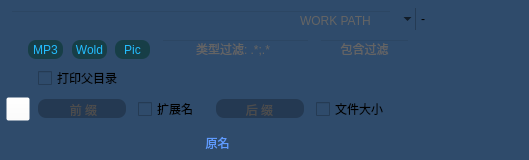
     <widget class="QWidget" name="tab_2">
      <property name="acceptDrops">
       <bool>false</bool>
      </property>
      <property name="layoutDirection">
       <enum>Qt::LeftToRight</enum>
      </property>
      <property name="autoFillBackground">
       <bool>false</bool>
      </property>
      <property name="styleSheet">
       <string notr="true">background-color: rgb(47, 75, 107);</string>
      </property>
      <attribute name="title">
       <string>复制文件名</string>
      </attribute>
      <widget class="QLineEdit" name="lineEdit_2">
       <property name="geometry">
        <rect>
         <x>10</x>
         <y>10</y>
         <width>382</width>
         <height>21</height>
        </rect>
       </property>
       <property name="styleSheet">
        <string notr="true">gridline-color: rgb(38, 55, 80);
background-color: rgba(0, 0, 0, 0);</string>
       </property>
       <property name="frame">
        <bool>true</bool>
       </property>
      </widget>
      <widget class="QLabel" name="label_2">
       <property name="enabled">
        <bool>false</bool>
       </property>
       <property name="geometry">
        <rect>
         <x>300</x>
         <y>10</y>
         <width>81</width>
         <height>21</height>
        </rect>
       </property>
       <property name="autoFillBackground">
        <bool>false</bool>
       </property>
       <property name="styleSheet">
        <string notr="true">color: rgb(100, 100, 100);</string>
       </property>
       <property name="text">
        <string>WORK PATH</string>
       </property>
      </widget>
      <widget class="QLineEdit" name="copy_suffix_le">
       <property name="geometry">
        <rect>
         <x>216</x>
         <y>99</y>
         <width>88</width>
         <height>19</height>
        </rect>
       </property>
       <property name="styleSheet">
        <string notr="true">QLineEdit{border:none;background-color: rgba(0, 0, 0, 60);border-radius:8px;}</string>
       </property>
       <property name="alignment">
        <set>Qt::AlignCenter</set>
       </property>
      </widget>
      <widget class="QLineEdit" name="copy_prefix_le">
       <property name="geometry">
        <rect>
         <x>38</x>
         <y>99</y>
         <width>88</width>
         <height>19</height>
        </rect>
       </property>
       <property name="styleSheet">
        <string notr="true">QLineEdit{border:none;background-color: rgba(0, 0, 0, 60);border-radius:8px;}</string>
       </property>
       <property name="alignment">
        <set>Qt::AlignCenter</set>
       </property>
      </widget>
      <widget class="QCheckBox" name="copy_extName_chk">
       <property name="enabled">
        <bool>true</bool>
       </property>
       <property name="geometry">
        <rect>
         <x>138</x>
         <y>101</y>
         <width>73</width>
         <height>16</height>
        </rect>
       </property>
       <property name="sizePolicy">
        <sizepolicy hsizetype="Minimum" vsizetype="Fixed">
         <horstretch>0</horstretch>
         <verstretch>0</verstretch>
        </sizepolicy>
       </property>
       <property name="font">
        <font>
         <weight>50</weight>
         <bold>false</bold>
        </font>
       </property>
       <property name="toolTip">
        <string/>
       </property>
       <property name="toolTipDuration">
        <number>-1</number>
       </property>
       <property name="statusTip">
        <string/>
       </property>
       <property name="accessibleName">
        <string/>
       </property>
       <property name="accessibleDescription">
        <string/>
       </property>
       <property name="layoutDirection">
        <enum>Qt::LeftToRight</enum>
       </property>
       <property name="autoFillBackground">
        <bool>false</bool>
       </property>
       <property name="text">
        <string>扩展名</string>
       </property>
       <property name="iconSize">
        <size>
         <width>18</width>
         <height>18</height>
        </size>
       </property>
       <property name="checkable">
        <bool>true</bool>
       </property>
       <property name="checked">
        <bool>false</bool>
       </property>
       <property name="autoRepeat">
        <bool>true</bool>
       </property>
       <property name="tristate">
        <bool>false</bool>
       </property>
      </widget>
      <widget class="QCheckBox" name="copy_parentName_chk">
       <property name="enabled">
        <bool>true</bool>
       </property>
       <property name="geometry">
        <rect>
         <x>38</x>
         <y>70</y>
         <width>105</width>
         <height>16</height>
        </rect>
       </property>
       <property name="sizePolicy">
        <sizepolicy hsizetype="Minimum" vsizetype="Fixed">
         <horstretch>0</horstretch>
         <verstretch>0</verstretch>
        </sizepolicy>
       </property>
       <property name="font">
        <font>
         <weight>50</weight>
         <bold>false</bold>
        </font>
       </property>
       <property name="toolTip">
        <string/>
       </property>
       <property name="toolTipDuration">
        <number>-1</number>
       </property>
       <property name="statusTip">
        <string/>
       </property>
       <property name="accessibleName">
        <string/>
       </property>
       <property name="accessibleDescription">
        <string/>
       </property>
       <property name="layoutDirection">
        <enum>Qt::LeftToRight</enum>
       </property>
       <property name="autoFillBackground">
        <bool>false</bool>
       </property>
       <property name="text">
        <string>打印父目录</string>
       </property>
       <property name="iconSize">
        <size>
         <width>18</width>
         <height>18</height>
        </size>
       </property>
       <property name="checkable">
        <bool>true</bool>
       </property>
       <property name="checked">
        <bool>false</bool>
       </property>
       <property name="autoRepeat">
        <bool>true</bool>
       </property>
       <property name="tristate">
        <bool>false</bool>
       </property>
      </widget>
      <widget class="QLabel" name="prefix_lbl_2">
       <property name="enabled">
        <bool>false</bool>
       </property>
       <property name="geometry">
        <rect>
         <x>56</x>
         <y>100</y>
         <width>55</width>
         <height>19</height>
        </rect>
       </property>
       <property name="autoFillBackground">
        <bool>false</bool>
       </property>
       <property name="styleSheet">
        <string notr="true">color: rgb(100, 100, 100);
background-color:none;</string>
       </property>
       <property name="text">
        <string>前 缀</string>
       </property>
       <property name="alignment">
        <set>Qt::AlignCenter</set>
       </property>
      </widget>
      <widget class="QLabel" name="suffix_lbl_2">
       <property name="enabled">
        <bool>false</bool>
       </property>
       <property name="geometry">
        <rect>
         <x>232</x>
         <y>100</y>
         <width>55</width>
         <height>19</height>
        </rect>
       </property>
       <property name="autoFillBackground">
        <bool>false</bool>
       </property>
       <property name="styleSheet">
        <string notr="true">color: rgb(100, 100, 100);
background-color:none;</string>
       </property>
       <property name="text">
        <string>后 缀</string>
       </property>
       <property name="alignment">
        <set>Qt::AlignCenter</set>
       </property>
      </widget>
      <widget class="QCheckBox" name="copy_size_chk">
       <property name="enabled">
        <bool>true</bool>
       </property>
       <property name="geometry">
        <rect>
         <x>316</x>
         <y>101</y>
         <width>87</width>
         <height>16</height>
        </rect>
       </property>
       <property name="sizePolicy">
        <sizepolicy hsizetype="Minimum" vsizetype="Fixed">
         <horstretch>0</horstretch>
         <verstretch>0</verstretch>
        </sizepolicy>
       </property>
       <property name="font">
        <font>
         <weight>50</weight>
         <bold>false</bold>
        </font>
       </property>
       <property name="toolTip">
        <string/>
       </property>
       <property name="toolTipDuration">
        <number>-1</number>
       </property>
       <property name="statusTip">
        <string/>
       </property>
       <property name="accessibleName">
        <string/>
       </property>
       <property name="accessibleDescription">
        <string/>
       </property>
       <property name="layoutDirection">
        <enum>Qt::LeftToRight</enum>
       </property>
       <property name="autoFillBackground">
        <bool>false</bool>
       </property>
       <property name="text">
        <string>文件大小</string>
       </property>
       <property name="iconSize">
        <size>
         <width>18</width>
         <height>18</height>
        </size>
       </property>
       <property name="checkable">
        <bool>true</bool>
       </property>
       <property name="checked">
        <bool>false</bool>
       </property>
       <property name="autoRepeat">
        <bool>true</bool>
       </property>
       <property name="tristate">
        <bool>false</bool>
       </property>
      </widget>
      <widget class="QPushButton" name="copy_reset_btn">
       <property name="geometry">
        <rect>
         <x>6</x>
         <y>97</y>
         <width>24</width>
         <height>24</height>
        </rect>
       </property>
       <property name="toolTip">
        <string>&lt;html&gt;&lt;head/&gt;&lt;body&gt;&lt;p&gt;&lt;span style=&quot; color:#2d823a;&quot;&gt;清除前后缀&lt;/span&gt;&lt;/p&gt;&lt;/body&gt;&lt;/html&gt;</string>
       </property>
       <property name="styleSheet">
        <string notr="true">background-color: rgba(255, 255, 255, 0);</string>
       </property>
       <property name="text">
        <string/>
       </property>
       <property name="icon">
        <iconset>
         <normaloff>default.png</normaloff>default.png</iconset>
       </property>
      </widget>
      <widget class="QLabel" name="copy_Example_le">
       <property name="geometry">
        <rect>
         <x>29</x>
         <y>135</y>
         <width>377</width>
         <height>16</height>
        </rect>
       </property>
       <property name="font">
        <font>
         <family>Monaco</family>
         <pointsize>9</pointsize>
         <weight>50</weight>
         <bold>false</bold>
        </font>
       </property>
       <property name="styleSheet">
        <string notr="true">color: rgb(95, 155, 255);
background-color:none;</string>
       </property>
       <property name="text">
        <string>原名</string>
       </property>
       <property name="alignment">
        <set>Qt::AlignCenter</set>
       </property>
      </widget>
      <widget class="QLabel" name="copy_ext_lbl">
       <property name="enabled">
        <bool>false</bool>
       </property>
       <property name="geometry">
        <rect>
         <x>196</x>
         <y>38</y>
         <width>100</width>
         <height>21</height>
        </rect>
       </property>
       <property name="autoFillBackground">
        <bool>false</bool>
       </property>
       <property name="styleSheet">
        <string notr="true">color: rgb(100, 100, 100);</string>
       </property>
       <property name="text">
        <string>类型过滤: .*;.*</string>
       </property>
      </widget>
      <widget class="QLineEdit" name="copy_ext_le">
       <property name="geometry">
        <rect>
         <x>161</x>
         <y>39</y>
         <width>149</width>
         <height>20</height>
        </rect>
       </property>
       <property name="styleSheet">
        <string notr="true">QLineEdit{background-color: rgba(0, 0, 0, 0);}</string>
       </property>
      </widget>
      <widget class="QLabel" name="copy_filterext_lbl">
       <property name="enabled">
        <bool>false</bool>
       </property>
       <property name="geometry">
        <rect>
         <x>326</x>
         <y>38</y>
         <width>77</width>
         <height>21</height>
        </rect>
       </property>
       <property name="autoFillBackground">
        <bool>false</bool>
       </property>
       <property name="styleSheet">
        <string notr="true">color: rgb(100, 100, 100);
background-color:none;</string>
       </property>
       <property name="text">
        <string>包含过滤</string>
       </property>
       <property name="alignment">
        <set>Qt::AlignCenter</set>
       </property>
      </widget>
      <widget class="QLineEdit" name="copy_filter_le">
       <property name="geometry">
        <rect>
         <x>319</x>
         <y>39</y>
         <width>91</width>
         <height>20</height>
        </rect>
       </property>
       <property name="styleSheet">
        <string notr="true">QLineEdit{background-color: rgba(0, 0, 0, 0);}</string>
       </property>
       <property name="alignment">
        <set>Qt::AlignCenter</set>
       </property>
      </widget>
      <widget class="QPushButton" name="copy_ExtWold_btn">
       <property name="geometry">
        <rect>
         <x>72</x>
         <y>40</y>
         <width>35</width>
         <height>19</height>
        </rect>
       </property>
       <property name="toolTip">
        <string>&lt;html&gt;&lt;head/&gt;&lt;body&gt;&lt;p&gt;&lt;span style=&quot; color:#594275;&quot;&gt;所有文档&lt;/span&gt;&lt;/p&gt;&lt;/body&gt;&lt;/html&gt;</string>
       </property>
       <property name="styleSheet">
        <string notr="true">QPushButton{border-radius:8px;
	color: rgb(35, 189, 255);
background-color: rgba(20,60,65,220);}
QPushButton:hover{background-color: rgba(20, 40, 25, 220);}</string>
       </property>
       <property name="text">
        <string>Wold</string>
       </property>
      </widget>
      <widget class="QPushButton" name="copy_ExtPic_btn">
       <property name="geometry">
        <rect>
         <x>115</x>
         <y>40</y>
         <width>35</width>
         <height>19</height>
        </rect>
       </property>
       <property name="toolTip">
        <string>&lt;html&gt;&lt;head/&gt;&lt;body&gt;&lt;p&gt;&lt;span style=&quot; color:#594275;&quot;&gt;所有图片文件&lt;/span&gt;&lt;/p&gt;&lt;/body&gt;&lt;/html&gt;</string>
       </property>
       <property name="styleSheet">
        <string notr="true">QPushButton{border-radius:8px;
	color: rgb(35, 189, 255);
background-color: rgba(20,60,65,220);}
QPushButton:hover{background-color: rgba(20, 40, 25, 220);}</string>
       </property>
       <property name="text">
        <string>Pic</string>
       </property>
      </widget>
      <widget class="QPushButton" name="copy_ExtMp3_btn">
       <property name="geometry">
        <rect>
         <x>28</x>
         <y>40</y>
         <width>35</width>
         <height>19</height>
        </rect>
       </property>
       <property name="toolTip">
        <string>&lt;html&gt;&lt;head/&gt;&lt;body&gt;&lt;p&gt;&lt;span style=&quot; color:#594275;&quot;&gt;所有文档&lt;/span&gt;&lt;/p&gt;&lt;/body&gt;&lt;/html&gt;</string>
       </property>
       <property name="styleSheet">
        <string notr="true">QPushButton{border-radius:8px;
	color: rgb(35, 189, 255);
background-color: rgba(20,60,65,220);}
QPushButton:hover{background-color: rgba(20, 40, 25, 220);}</string>
       </property>
       <property name="text">
        <string>MP3</string>
       </property>
      </widget>
      <widget class="QComboBox" name="pathhist2_cb">
       <property name="geometry">
        <rect>
         <x>398</x>
         <y>8</y>
         <width>122</width>
         <height>22</height>
        </rect>
       </property>
       <property name="toolTip">
        <string>&lt;html&gt;&lt;head/&gt;&lt;body&gt;&lt;p&gt;&lt;span style=&quot; color:#594275;&quot;&gt;路径历史记录&lt;/span&gt;&lt;/p&gt;&lt;/body&gt;&lt;/html&gt;</string>
       </property>
       <property name="layoutDirection">
        <enum>Qt::RightToLeft</enum>
       </property>
       <property name="styleSheet">
        <string notr="true">background-color: rgb(47, 75, 107);</string>
       </property>
       <property name="editable">
        <bool>true</bool>
       </property>
       <property name="currentText">
        <string>-</string>
       </property>
       <property name="frame">
        <bool>false</bool>
       </property>
      </widget>
      <zorder>prefix_lbl_2</zorder>
      <zorder>suffix_lbl_2</zorder>
      <zorder>label_2</zorder>
      <zorder>lineEdit_2</zorder>
      <zorder>copy_suffix_le</zorder>
      <zorder>copy_prefix_le</zorder>
      <zorder>copy_extName_chk</zorder>
      <zorder>copy_parentName_chk</zorder>
      <zorder>copy_size_chk</zorder>
      <zorder>copy_reset_btn</zorder>
      <zorder>copy_Example_le</zorder>
      <zorder>copy_ext_lbl</zorder>
      <zorder>copy_ext_le</zorder>
      <zorder>copy_filterext_lbl</zorder>
      <zorder>copy_filter_le</zorder>
      <zorder>copy_ExtWold_btn</zorder>
      <zorder>copy_ExtPic_btn</zorder>
      <zorder>copy_ExtMp3_btn</zorder>
      <zorder>pathhist2_cb</zorder>
     </widget>
